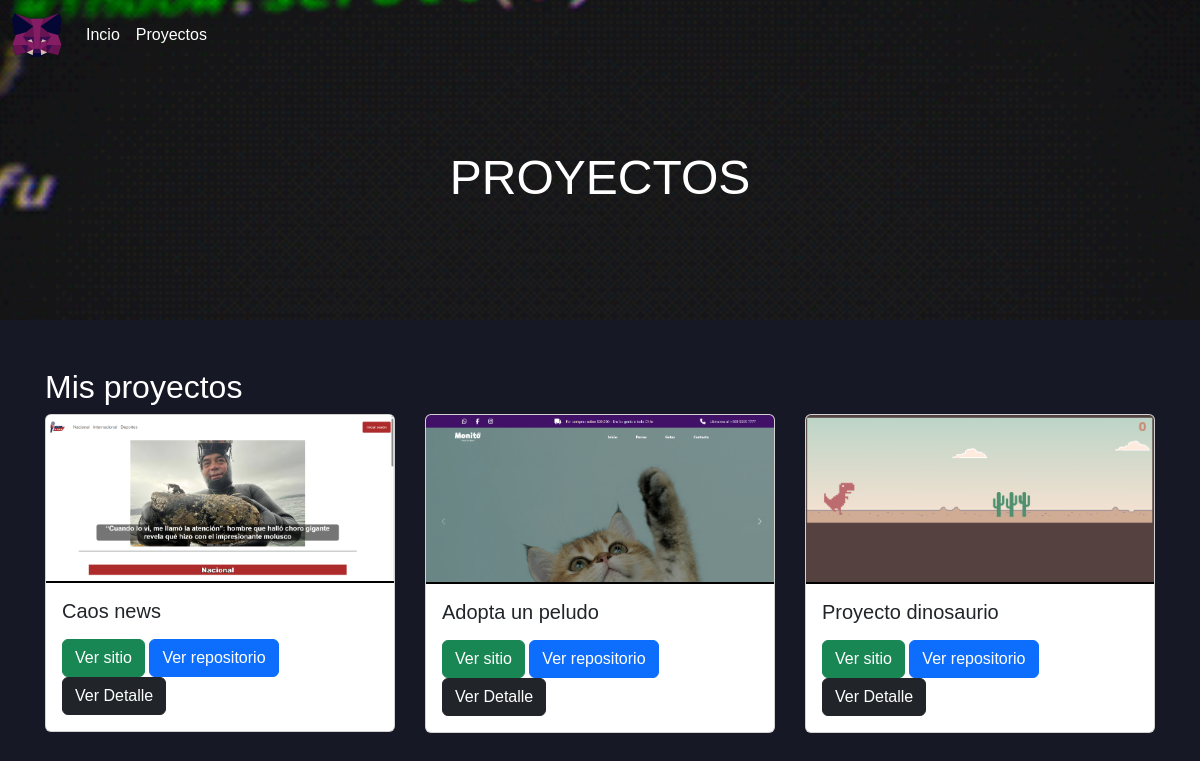
/home_proyectos, run on the app's committed database.
### myportfolio/models.py (models this page shows, shortened)
class Proyecto(models.Model):
    titulo = models.CharField(max_length=200)
    imagen = models.ImageField(upload_to='proyectos/')
    descripcion = models.TextField(blank=True)
    contenido = RichTextField()
    tecnologias = models.ManyToManyField(Tecnologia)
    link_sitio = models.URLField(max_length=200)
    link_repositorio = models.URLField(max_length=200)
    categoria = models.ForeignKey(Categoria, on_delete=models.CASCADE)

### myportfolio/views.py (the view)
# urls.py: path('home_proyectos', views.home_proyectos, name='home_proyectos'),
def home_proyectos(request):
    proyectos = Proyecto.objects.all()
    return render(request, 'proyecto.html', {'proyectos' : proyectos})

### myportfolio/templates/proyecto.html (shortened to what this page needs)
{% load static %}
{% load bootstrap5 %}
<!DOCTYPE html>
<html lang="es">
<head>
    <link rel="stylesheet" href="{% static 'css/normalize.css' %}">
    {% bootstrap_css %}
    <link rel="stylesheet" type="text/css" href="{% static 'css/styles_proyecto.css' %}"/>
</head>
<body>
  <nav class="navbar fixed-top navbar-expand-lg bg-body-tertiary ">
    <div class="container-fluid">
      <a class="navbar-brand" href="{% url 'home' %}"><img src="{% static 'images/logo.png' %}" alt=""></a>
      <div class="collapse navbar-collapse" id="navbarSupportedContent">
        <ul class="navbar-nav me-auto mb-2 mb-lg-0">
          <li class="nav-item">
            <a class="nav-link active" aria-current="page" href="{% url 'home' %}">Incio</a>
          </li>
          <li class="nav-item">
            <a class="nav-link" href="{% url 'home_proyectos' %}">Proyectos</a>
          </li>
        </ul>
      </div>
    </div>
  </nav>
    <div class="intro intro-single route bg-image" >
        <div class="overlay-mf"></div>
        <div class="intro-content display-table">
          <div class="table-cell">
            <div class="intro-container">
              <h2 class="intro-title mb-4">
                 Proyectos</h2>
            </div>
          </div>
        </div>
    </div>
    <section id="projects" class="py-5">
      <div class="container">
        <h2 class="text-center titulo">Mis proyectos</h2>
        <div class="row">
          {% for proyecto in proyectos %}
        <div class="col-md-4">
          <div class="card mb-4">
            <img src="{{ proyecto.imagen.url}}" alt="{{proyecto.titulo}}" class="card-img-top">
            <div class="card-body">
              <h5 class="card-title text-dark">{{proyecto.titulo}}</h5>
              <a href="{{proyecto.link_sitio}}" class="btn btn-success" target="_blank">Ver sitio</a>
              <a href="{{proyecto.link_repositorio}}" class="btn btn-primary" target="_blank">Ver repositorio</a>
              <a href="{% url 'proyecto_detalle' proyecto.pk %}" class="btn btn-dark">Ver Detalle</a>
            </div>
          </div>
        </div>
        {% endfor %}
      </div>
      </div>
    </section>
</body>
</html>

### myportfolio/static/css/styles_proyecto.css (style rules this page uses)
* { font-family: 'Franklin Gothic Medium', 'Arial Narrow', Arial, sans-serif; }
body { background-color: #010211e8; margin-bottom: 100px; }
.titulo { color: white; }
nav.navbar { background-color: transparent!important; width: 100%; position: fixed; transition: all .5s ease-in-out; background-color: transparent; }
.nav-item a { color: #ffff!important; }
.navbar-brand img { inline-size: 50px; }
.intro-single { height: 350px; }
.intro { height: 40vh; position: relative; color: #fff; background-image: url(../images/codigo_animado.gif); background-position-y: -150px!important; background-size: cover; }
.bg-image { background-repeat: no-repeat; background-attachment: fixed; background-size: cover; background-position: 50%; }
.intro-container { width: 100%; padding-right: 15px; padding-left: 15px; margin-right: auto; margin-left: auto; }
.overlay-mf { background-color: #0000002b; position: absolute; top: 0; left: 0; padding: 0; height: 100%; width: 100%; opacity: .7; }
.intro-single .intro-content { margin-top: 30px; }
.intro-single .intro-title { text-transform: uppercase; font-size: 3rem; }
.intro .intro-content { text-align: center; position: absolute; }
.display-table { width: 100%; height: 100%; display: table; }
.table-cell { display: table-cell; vertical-align: middle; }
.container { display: flex; flex-wrap: wrap; align-content: center; width: 100%; padding-right: 15px; padding-left: 15px; margin-right: auto; margin-left: auto; }
@media (min-width: 768px) { .col-md-4 { flex: 0 0 33.33333%; max-width: 33.33333%; padding-right: 15px; padding-left: 15px; } }
.row { display: flex; flex-wrap: wrap; margin-right: -15px; margin-left: -15px; }
.card-body { border-top: 2px solid black; }

### data on the page
Proyecto: imagen (picture), titulo "Caos news"
Proyecto: imagen (picture), titulo "Adopta un peludo"
Proyecto: imagen (picture), titulo "Proyecto dinosaurio"
